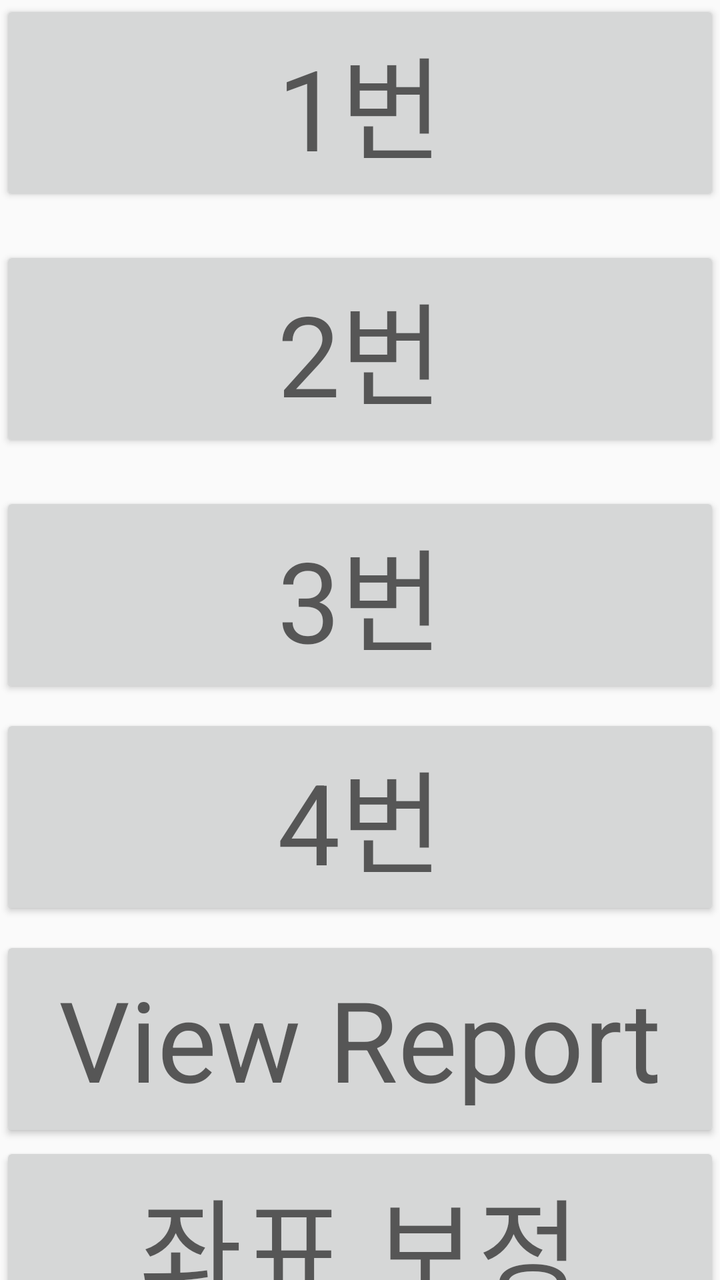
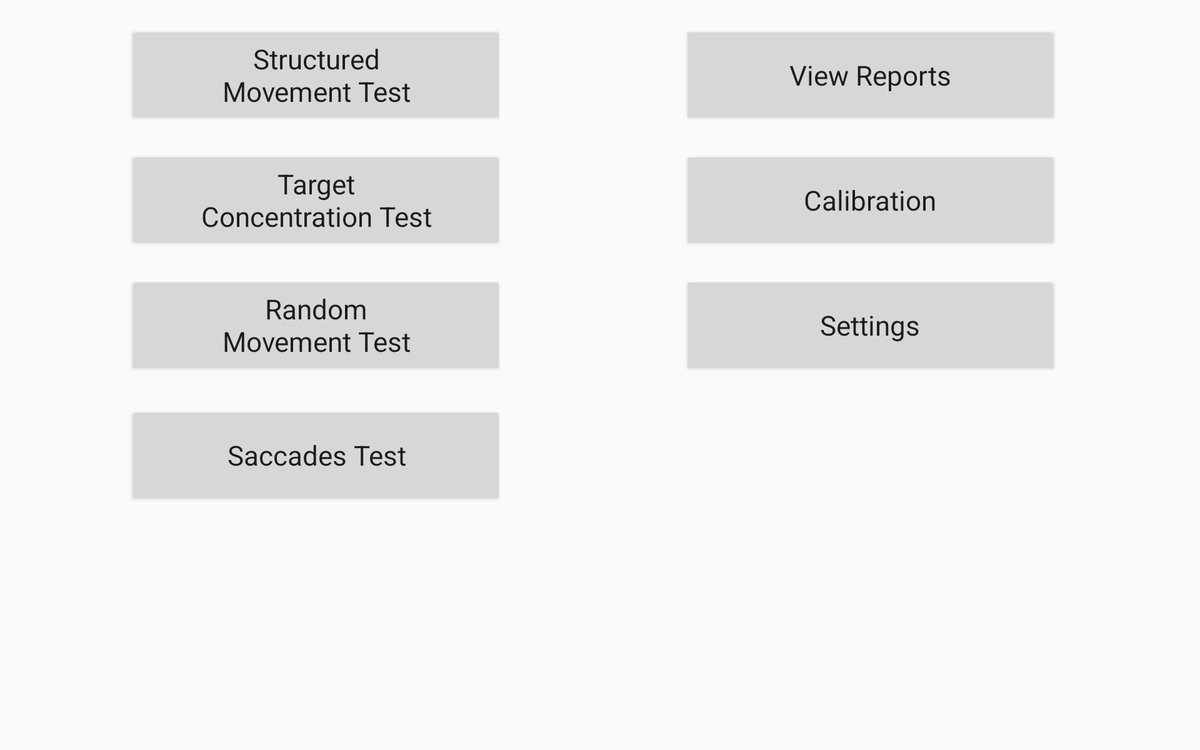

An Android layout and its configuration variant, each rendered on a device that would load it. The default file and the variant file are quoted in full after the pictures.
<!-- AndroidManifest.xml: activity theme AppTheme.NoActionBar -->
<!-- res/layout/activity_main.xml -->
<?xml version="1.0" encoding="utf-8"?>
<androidx.constraintlayout.widget.ConstraintLayout xmlns:android="http://schemas.android.com/apk/res/android"
    xmlns:app="http://schemas.android.com/apk/res-auto"
    xmlns:tools="http://schemas.android.com/tools"
    android:layout_width="match_parent"
    android:layout_height="match_parent">


    <Button
        android:id="@+id/view1Btn"
        android:layout_width="match_parent"
        android:layout_height="103dp"
        android:text="1번"
        android:textAppearance="@style/TextAppearance.AppCompat.Display3"
        app:layout_constraintTop_toTopOf="parent"
        tools:layout_editor_absoluteX="0dp" />

    <Button
        android:id="@+id/view2Btn"
        android:layout_width="match_parent"
        android:layout_height="103dp"
        android:layout_marginTop="20dp"
        android:text="2번"
        android:textAppearance="@style/TextAppearance.AppCompat.Display3"
        app:layout_constraintEnd_toEndOf="parent"
        app:layout_constraintHorizontal_bias="0.0"
        app:layout_constraintStart_toStartOf="parent"
        app:layout_constraintTop_toBottomOf="@+id/view1Btn" />

    <Button
        android:id="@+id/view3Btn"
        android:layout_width="match_parent"
        android:layout_height="103dp"
        android:layout_marginTop="20dp"
        android:text="3번"
        android:textAppearance="@style/TextAppearance.AppCompat.Display3"
        app:layout_constraintEnd_toEndOf="parent"
        app:layout_constraintHorizontal_bias="0.0"
        app:layout_constraintStart_toStartOf="parent"
        app:layout_constraintTop_toBottomOf="@+id/view2Btn" />

    <Button
        android:id="@+id/view4Btn"
        android:layout_width="match_parent"
        android:layout_height="103dp"
        android:layout_marginTop="8dp"
        android:text="4번"
        android:textAppearance="@style/TextAppearance.AppCompat.Display3"
        app:layout_constraintTop_toBottomOf="@+id/view3Btn"
        tools:layout_editor_absoluteX="0dp" />

    <Button
        android:id="@+id/viewReportBtn"
        android:layout_width="match_parent"
        android:layout_height="103dp"
        android:layout_marginTop="8dp"
        android:text="View Report"
        android:textAppearance="@style/TextAppearance.AppCompat.Display3"
        app:layout_constraintTop_toBottomOf="@+id/view4Btn"
        tools:layout_editor_absoluteX="0dp" />

    <Button
        android:id="@+id/viewCalBtn"
        android:layout_width="match_parent"
        android:layout_height="103dp"
        android:text="좌표 보정"
        android:textAppearance="@style/TextAppearance.AppCompat.Display3"
        app:layout_constraintBottom_toBottomOf="parent"
        app:layout_constraintEnd_toEndOf="parent"
        app:layout_constraintHorizontal_bias="0.0"

        app:layout_constraintStart_toStartOf="parent"
        app:layout_constraintTop_toBottomOf="@+id/viewReportBtn"
        app:layout_constraintVertical_bias="0.0" />

    <CheckBox
        android:id="@+id/checkBox"
        android:layout_width="wrap_content"
        android:layout_height="wrap_content"
        android:layout_marginTop="4dp"
        android:text="포인트표시"
        app:layout_constraintBottom_toBottomOf="parent"
        app:layout_constraintEnd_toEndOf="parent"
        app:layout_constraintStart_toStartOf="parent"
        app:layout_constraintTop_toBottomOf="@+id/viewCalBtn" />

</androidx.constraintlayout.widget.ConstraintLayout>
<!-- resources referenced by this layout -->
<resources>
  <style name="AppTheme.NoActionBar">
          <item name="windowActionBar">false</item>
          <item name="windowNoTitle">true</item>
      </style>
</resources>
<!-- res/layout-sw600dp-land/activity_main.xml (the repository's variant of the layout above) -->
<!-- drawn on a 7-inch tablet turned sideways -->
<?xml version="1.0" encoding="utf-8"?>
<ScrollView
    xmlns:android="http://schemas.android.com/apk/res/android"
    xmlns:app="http://schemas.android.com/apk/res-auto"
    xmlns:tools="http://schemas.android.com/tools"
    android:layout_width="match_parent"
    android:layout_height="match_parent">

    <androidx.constraintlayout.widget.ConstraintLayout
        android:layout_width="match_parent"
        android:layout_height="match_parent">

        <Button
            android:id="@+id/view1Btn"
            android:layout_width="@dimen/port_button_width"
            android:layout_height="@dimen/port_button_height"
            android:layout_marginStart="40dp"
            android:layout_marginTop="20dp"
            android:layout_marginEnd="40dp"
            android:text="@string/test_1_button"
            android:textAppearance="@style/TextAppearance.AppCompat.Large"
            app:layout_constraintEnd_toStartOf="@+id/viewReportBtn"
            app:layout_constraintStart_toStartOf="parent"
            app:layout_constraintTop_toTopOf="parent" />

        <Button
            android:id="@+id/view2Btn"
            android:layout_width="@dimen/port_button_width"
            android:layout_height="@dimen/port_button_height"
            android:layout_marginTop="20dp"
            android:layout_marginEnd="67dp"
            android:text="@string/test_2_button"
            android:textAppearance="@style/TextAppearance.AppCompat.Large"
            app:layout_constraintEnd_toStartOf="@+id/viewCalBtn"
            app:layout_constraintHorizontal_bias="0.0"
            app:layout_constraintStart_toStartOf="@+id/view1Btn"
            app:layout_constraintTop_toBottomOf="@+id/view1Btn" />

        <Button
            android:id="@+id/view3Btn"
            android:layout_width="@dimen/port_button_width"
            android:layout_height="@dimen/port_button_height"
            android:layout_marginTop="20dp"
            android:layout_marginEnd="67dp"
            android:layout_marginBottom="12dp"
            android:text="@string/test_3_button"
            android:textAppearance="@style/TextAppearance.AppCompat.Large"
            app:layout_constraintBottom_toTopOf="@+id/view4Btn"
            app:layout_constraintEnd_toStartOf="@+id/settingBtn"
            app:layout_constraintHorizontal_bias="0.0"
            app:layout_constraintStart_toStartOf="@+id/view2Btn"
            app:layout_constraintTop_toBottomOf="@+id/view2Btn" />

        <Button
            android:id="@+id/view4Btn"
            android:layout_width="@dimen/port_button_width"
            android:layout_height="@dimen/port_button_height"
            android:layout_marginTop="12dp"
            android:layout_marginBottom="24dp"
            android:text="@string/test_4_button"
            android:textAppearance="@style/TextAppearance.AppCompat.Large"
            app:layout_constraintBottom_toBottomOf="parent"
            app:layout_constraintStart_toStartOf="@+id/view3Btn"
            app:layout_constraintTop_toBottomOf="@+id/view3Btn" />

        <Button
            android:id="@+id/viewReportBtn"
            android:layout_width="@dimen/port_button_width"
            android:layout_height="@dimen/port_button_height"
            android:layout_marginStart="40dp"
            android:layout_marginEnd="51dp"
            android:text="@string/view_reports_button"
            android:textAppearance="@style/TextAppearance.AppCompat.Large"
            app:layout_constraintEnd_toEndOf="parent"
            app:layout_constraintStart_toEndOf="@+id/view1Btn"
            app:layout_constraintTop_toTopOf="@+id/view1Btn" />

        <Button
            android:id="@+id/viewCalBtn"
            android:layout_width="@dimen/port_button_width"
            android:layout_height="@dimen/port_button_height"
            android:layout_marginEnd="37dp"
            android:text="@string/calibration_button"
            android:textAppearance="@style/TextAppearance.AppCompat.Large"
            app:layout_constraintEnd_toEndOf="parent"
            app:layout_constraintHorizontal_bias="0.0"
            app:layout_constraintStart_toStartOf="@+id/viewReportBtn"
            app:layout_constraintTop_toTopOf="@+id/view2Btn" />

        <Button
            android:id="@+id/settingBtn"
            android:layout_width="@dimen/port_button_width"
            android:layout_height="@dimen/port_button_height"
            android:layout_marginEnd="37dp"
            android:text="@string/setting_button"
            android:textAppearance="@style/TextAppearance.AppCompat.Large"
            app:layout_constraintEnd_toEndOf="parent"
            app:layout_constraintHorizontal_bias="0.0"
            app:layout_constraintStart_toStartOf="@+id/viewCalBtn"
            app:layout_constraintTop_toTopOf="@+id/view3Btn" />

    </androidx.constraintlayout.widget.ConstraintLayout>

</ScrollView>
<!-- resources referenced by the variant -->
<!-- as a 7-inch tablet turned sideways resolves them -->
<resources>
  <dimen name="port_button_height">80dp</dimen>
  <dimen name="port_button_width">300dp</dimen>
  <string name="calibration_button">"Calibration"</string>
  <string name="setting_button">"Settings"</string>
  <string name="test_1_button">"Structured\nMovement Test"</string>
  <string name="test_2_button">"Target\nConcentration Test"</string>
  <string name="test_3_button">"Random\nMovement Test"</string>
  <string name="test_4_button">"Saccades Test"</string>
  <string name="view_reports_button">"View Reports"</string>
  <style name="AppTheme.NoActionBar">
          <item name="windowActionBar">false</item>
          <item name="windowNoTitle">true</item>
      </style>
</resources>
